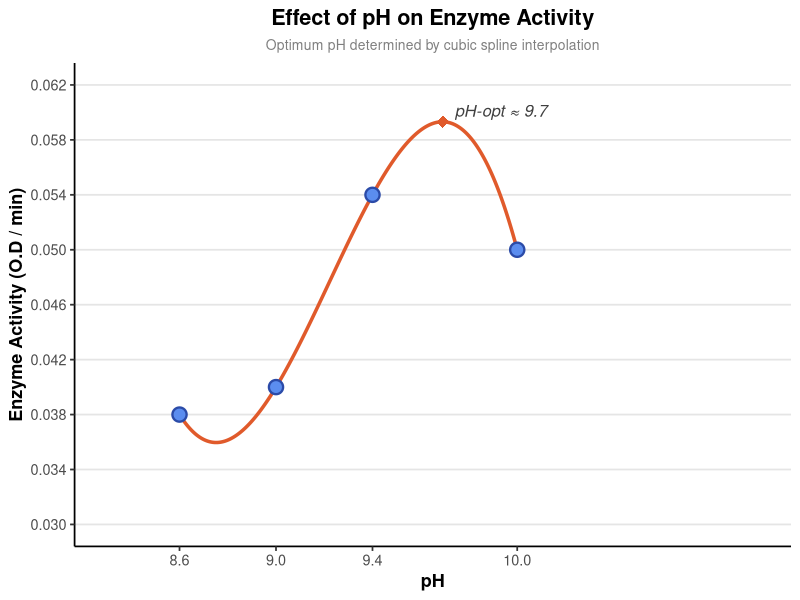

The R script that drew this image:
# Load required libraries
library(ggplot2)

# ----- Data Entry -----
ph       <- c(8.6, 9.0, 9.4, 10.0)
activity <- c(0.038, 0.040, 0.054, 0.050)

df <- data.frame(ph, activity)

# ----- Smooth Spline for the Curve -----
spline_fit <- spline(df$ph, df$activity, n = 500)
spline_df  <- data.frame(ph = spline_fit$x, activity = spline_fit$y)

# Find the peak (optimum pH)
optimum_idx  <- which.max(spline_df$activity)
optimum_ph   <- spline_df$ph[optimum_idx]
optimum_act  <- spline_df$activity[optimum_idx]

# ----- Plot -----
ggplot() +
  # Smoothed curve
  geom_line(data = spline_df,
            aes(x = ph, y = activity),
            color = "#E05A2B", linewidth = 1.2) +
  
  # Actual data points
  geom_point(data = df,
             aes(x = ph, y = activity),
             color = "#2B4BA8", size = 4, shape = 21,
             fill = "#5B8DEF", stroke = 1.2) +
  
  # Highlight optimum point ON the curve
  geom_point(aes(x = optimum_ph, y = optimum_act),
             color = "#E05A2B", size = 4, shape = 18) +
  
  # Annotate optimum pH
  annotate("text",
           x = optimum_ph + 0.05, y = optimum_act + 0.0008,
           label = paste0("pH-opt ≈ ", round(optimum_ph, 1)),
           hjust = 0, color = "grey25", size = 4.2, fontface = "italic") +
  
  # Axis labels and title
  labs(
    title    = "Effect of pH on Enzyme Activity",
    subtitle = "Optimum pH determined by cubic spline interpolation",
    x        = "pH",
    y        = "Enzyme Activity (O.D / min)"
  ) +
  
  # Custom x-axis breaks
  scale_x_continuous(breaks = c(8.6, 9.0, 9.4, 10.0),
                     limits = c(8.3, 11.0)) +
  
  # Y-axis now starts close to data range for better visual spread
  scale_y_continuous(limits = c(0.030, 0.062),
                     breaks = seq(0.030, 0.062, by = 0.004)) +
  
  theme_classic(base_size = 13) +
  theme(
    plot.title         = element_text(face = "bold", hjust = 0.5),
    plot.subtitle      = element_text(hjust = 0.5, color = "grey50", size = 10),
    axis.title         = element_text(face = "bold"),
    panel.grid.major.y = element_line(color = "grey90")
  )
